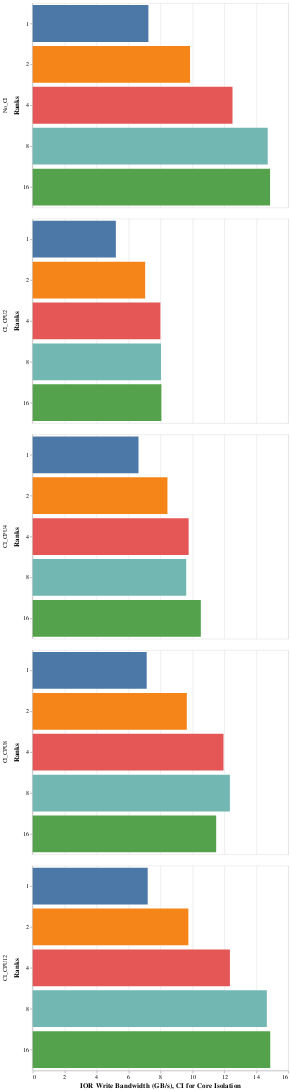

Notebook code for this chart:
### Markdown cell above
## Graph w/o text on the bar

### Code cell
chart = alt.Chart(df2_melt).mark_bar().encode(
    alt.X('value:Q', axis=alt.Axis(title="IOR Write Bandwidth (GB/s), CI for Core Isolation",
                                  tickCount=10)),
    y='Ranks:O',
    color = alt.Color('Ranks:N', legend=None),
    row = alt.Row('variable:N', title="", 
                  sort=["No_CI", "CI_CPU2", "CI_CPU4", "CI_CPU8", "CI_CPU12"])
)
chart

### Figure 1 — Vega-Lite specification as saved in the notebook (floating-point values rounded to 4 significant figures)
{"$schema": "https://vega.github.io/schema/vega-lite/v2.6.0.json", "config": {"axis": {"labelFont": "SF Mono", "labelFontSize": 12, "titleFont": "SF Mono", "titleFontSize": 14}, "header": {"labelFont": "SF Mono", "labelFontSize": 11, "titleFont": "SF Mono", "titleFontSize": 11}, "legend": {"labelFont": "SF Mono", "labelFontSize": 11, "titleFont": "SF Mono", "titleFontSize": 12}, "text": {"font": "SF Mono", "fontSize": 12}, "title": {"font": "SF Mono", "fontSize": 14}, "view": {"height": 400, "width": 500}}, "data": {"name": "data-070d82a81d6b4a64d05ac9f180371640"}, "datasets": {"data-070d82a81d6b4a64d05ac9f180371640": [{"Ranks": 1, "value": 7.245, "variable": "No_CI"}, {"Ranks": 2, "value": 9.854, "variable": "No_CI"}, {"Ranks": 4, "value": 12.51, "variable": "No_CI"}, {"Ranks": 8, "value": 14.72, "variable": "No_CI"}, {"Ranks": 16, "value": 14.86, "variable": "No_CI"}, {"Ranks": 1, "value": 5.207, "variable": "CI_CPU2"}, {"Ranks": 2, "value": 7.042, "variable": "CI_CPU2"}, {"Ranks": 4, "value": 7.996, "variable": "CI_CPU2"}, {"Ranks": 8, "value": 8.032, "variable": "CI_CPU2"}, {"Ranks": 16, "value": 8.059, "variable": "CI_CPU2"}, {"Ranks": 1, "value": 6.625, "variable": "CI_CPU4"}, {"Ranks": 2, "value": 8.438, "variable": "CI_CPU4"}, {"Ranks": 4, "value": 9.766, "variable": "CI_CPU4"}, {"Ranks": 8, "value": 9.614, "variable": "CI_CPU4"}, {"Ranks": 16, "value": 10.53, "variable": "CI_CPU4"}, {"Ranks": 1, "value": 7.138, "variable": "CI_CPU8"}, {"Ranks": 2, "value": 9.651, "variable": "CI_CPU8"}, {"Ranks": 4, "value": 11.95, "variable": "CI_CPU8"}, {"Ranks": 8, "value": 12.35, "variable": "CI_CPU8"}, {"Ranks": 16, "value": 11.49, "variable": "CI_CPU8"}, {"Ranks": 1, "value": 7.202, "variable": "CI_CPU12"}, {"Ranks": 2, "value": 9.748, "variable": "CI_CPU12"}, {"Ranks": 4, "value": 12.35, "variable": "CI_CPU12"}, {"Ranks": 8, "value": 14.66, "variable": "CI_CPU12"}, {"Ranks": 16, "value": 14.88, "variable": "CI_CPU12"}]}, "encoding": {"color": {"field": "Ranks", "legend": null, "type": "nominal"}, "row": {"field": "variable", "sort": ["No_CI", "CI_CPU2", "CI_CPU4", "CI_CPU8", "CI_CPU12"], "title": "", "type": "nominal"}, "x": {"axis": {"tickCount": 10, "title": "IOR Write Bandwidth (GB/s), CI for Core Isolation"}, "field": "value", "type": "quantitative"}, "y": {"field": "Ranks", "type": "ordinal"}}, "mark": "bar"}
